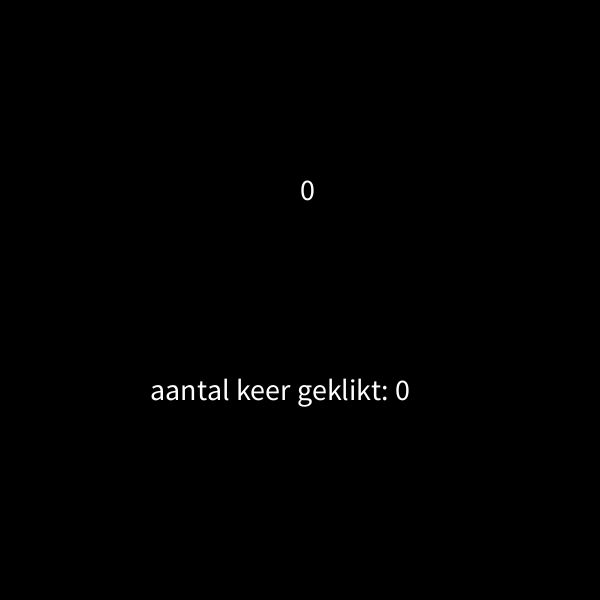
Frame 1 (no input)
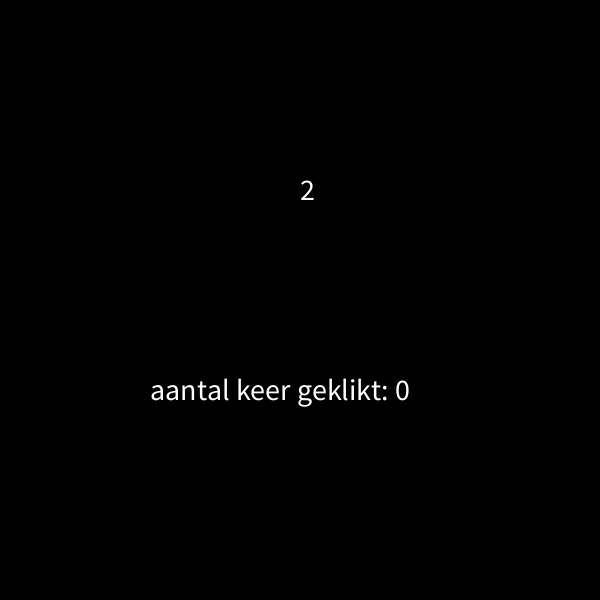
Frame 60 (the mouse pressed at the canvas centre just before this capture)
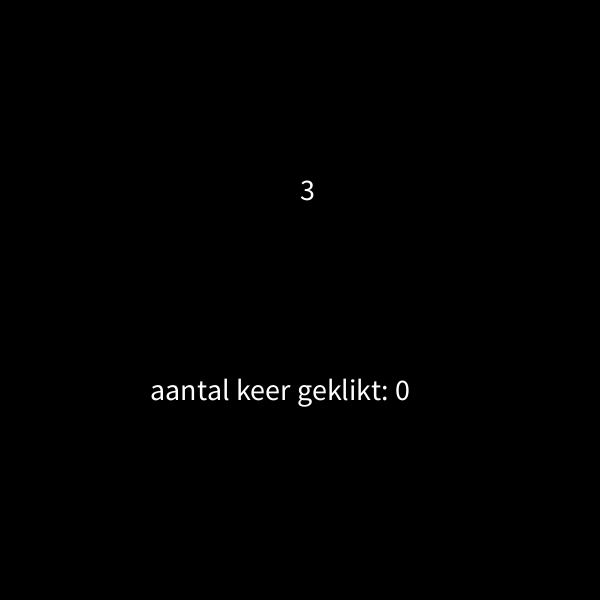
Frame 120 (the mouse held since frame 60 and released just before this capture)

The Processing sketch that drew these frames (run headless with seeded random() and noise(); from frame 60 on, the mouse is pressed at the canvas centre):

// Processing sketch: sketch_221125a
// ── sketch_221125a.pde
int space;
int time;
Boolean active = true;

void setup(){
  size(600,600);
}

void draw(){
  background(0);
  
  time = millis()/1000;
 if(time > 10){
   active = false;
 }
 textSize(30);
 text(time,300,200);
 text("aantal keer geklikt: " +space,150,400);
}

void keyReleased(){
  if(keyCode == 32 && active){
   space++; 
  }
}
